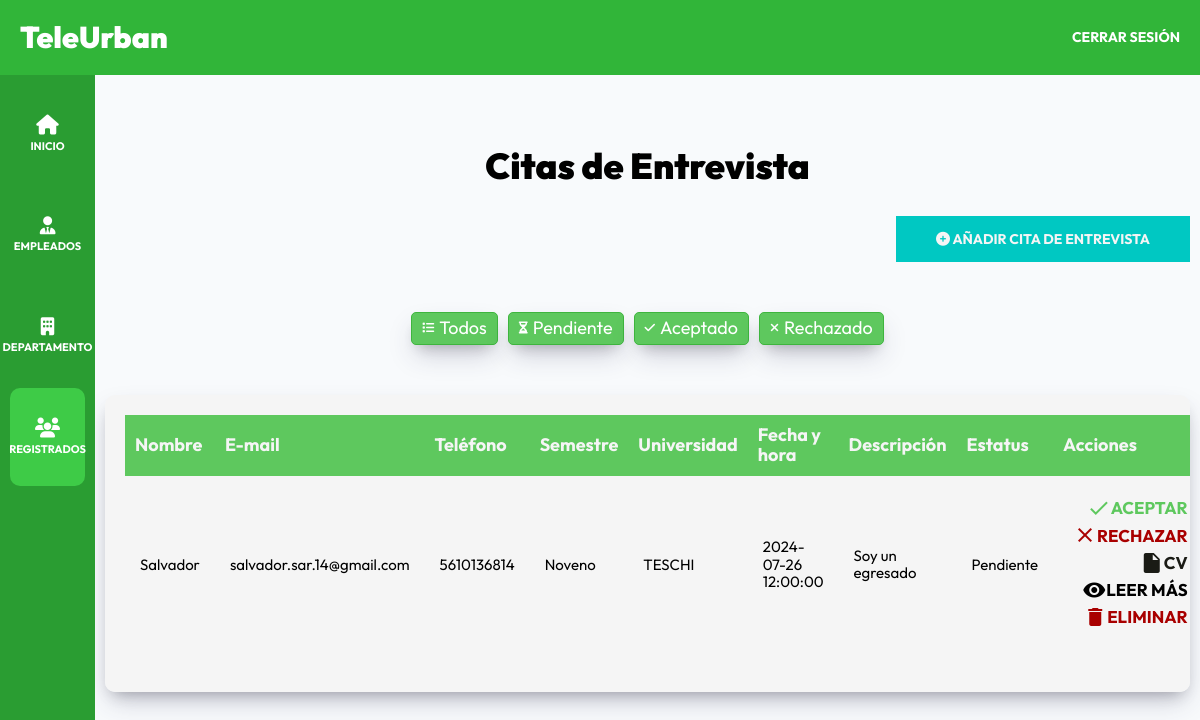
/admin/registrados (signed in), run on the app's committed database.
### tables this page shows
CREATE TABLE `entrevistas` (
  `id` int NOT NULL AUTO_INCREMENT,
  `nombre` varchar(255) NOT NULL,
  `a_paterno` varchar(255) NOT NULL,
  `a_materno` varchar(255) NOT NULL,
  `email` varchar(255) NOT NULL,
  `telefono` varchar(20) NOT NULL,
  `discapacidad_id` bigint DEFAULT NULL,
  `genero_id` bigint DEFAULT NULL,
  `semestre_id` bigint DEFAULT NULL,
  `universidad_id` bigint DEFAULT NULL,
  `curriculum` longblob,
  `fecha_hora` datetime NOT NULL,
  `modalidad_id` bigint DEFAULT NULL,
  `token` varchar(82) DEFAULT NULL,
  `token_expiracion` datetime DEFAULT NULL,
  `departamento_id` bigint DEFAULT NULL,
  `habilidades` text,
  `tags` varchar(255) DEFAULT NULL,
  `estatus_id` bigint DEFAULT NULL,
  PRIMARY KEY (`id`),
  KEY `discapacidad_id` (`discapacidad_id`),
  KEY `genero_id` (`genero_id`),
  KEY `semestre_id` (`semestre_id`),
  KEY `universidad_id` (`universidad_id`),
  KEY `modalidad_id` (`modalidad_id`),
  KEY `fk_departamento_id` (`departamento_id`),
  KEY `fk_estatus` (`estatus_id`),
  CONSTRAINT `entrevistas_ibfk_1` FOREIGN KEY (`discapacidad_id`) REFERENCES `discapacidad` (`id`),
  CONSTRAINT `entrevistas_ibfk_2` FOREIGN KEY (`genero_id`) REFERENCES `genero` (`id`),
  CONSTRAINT `entrevistas_ibfk_3` FOREIGN KEY (`semestre_id`) REFERENCES `semestre` (`id`),
  CONSTRAINT `entrevistas_ibfk_4` FOREIGN KEY (`universidad_id`) REFERENCES `universidad` (`id`),
  CONSTRAINT `entrevistas_ibfk_6` FOREIGN KEY (`modalidad_id`) REFERENCES `descripcion` (`id`),
  CONSTRAINT `entrevistas_ibfk_departamento` FOREIGN KEY (`departamento_id`) REFERENCES `departamentos` (`id`),
  CONSTRAINT `fk_departamento_id` FOREIGN KEY (`departamento_id`) REFERENCES `departamentos` (`id`),
  CONSTRAINT `fk_estatus` FOREIGN KEY (`estatus_id`) REFERENCES `status` (`id`)
);

CREATE TABLE `semestre` (
  `id` bigint NOT NULL AUTO_INCREMENT,
  `grado` varchar(250) NOT NULL,
  PRIMARY KEY (`id`),
  UNIQUE KEY `grado` (`grado`)
);

CREATE TABLE `universidad` (
  `id` bigint NOT NULL AUTO_INCREMENT,
  `nombre` varchar(250) NOT NULL,
  PRIMARY KEY (`id`),
  UNIQUE KEY `nombre` (`nombre`)
);

CREATE TABLE `status` (
  `id` bigint NOT NULL AUTO_INCREMENT,
  `nombre` varchar(250) NOT NULL,
  PRIMARY KEY (`id`),
  UNIQUE KEY `nombre` (`nombre`)
);

### controllers/EntrevistaController.php (called while the page is built, shortened)
<?php
class EntrevistaController {
    public static function index(Router $router) {
        $entrevistas = [];
        if (is_admin()) {
            $entrevistas = Entrevista::all();
        } elseif (is_jefe() || is_trabajador()) {
            $user_departamento_id = $_SESSION['departamento_id'];
            $entrevistas = Entrevista::where('departamento_id', $user_departamento_id);
        } else {
            header('Location: /403');
            return;
        }
        foreach ($entrevistas as $entrevista) {
            $entrevista->universidad_nombre = $entrevista->obtenerUniversidad();
            $entrevista->semestre_nombre = $entrevista->obtenerSemestre();
            $entrevista->departamento_nombre = $entrevista->obtenerDepartamento();
            $entrevista->modalidad_nombre = $entrevista->obtenerModalidad();
            $entrevista->discapacidad_nombre = $entrevista->obtenerDiscapacidad();
            $entrevista->genero_nombre = $entrevista->obtenerGenero();
            $entrevista->estatus_nombre = $entrevista->obtenerEstatus();
        }
        $router->render('admin/registrados/index', [
            'titulo' => 'Citas de Entrevista',
            'entrevistas' => $entrevistas,
            'mostrarAcciones' => true
        ]);
    }
}

### public/index.php (called while the page is built, shortened)
<?php
$router = new Router();
$router->get('/login', [AuthController::class, 'login']);
$router->post('/login', [AuthController::class, 'login']);
$router->post('/logout', [AuthController::class, 'logout']);
$router->get('/registro', [AuthController::class, 'registro']);
$router->post('/registro', [AuthController::class, 'registro']);
$router->get('/olvide', [AuthController::class, 'olvide']);
$router->post('/olvide', [AuthController::class, 'olvide']);
$router->get('/reestablecer', [AuthController::class, 'reestablecer']);
$router->post('/reestablecer', [AuthController::class, 'reestablecer']);
$router->get('/mensaje', [AuthController::class, 'mensaje']);
$router->get('/confirmar-cuenta', [AuthController::class, 'confirmar']);
$router->get('/admin/dashboard', [DashboardController::class, 'index']);
$router->get('/admin/empleados', [EmpleadosController::class, 'index']);
$router->get('/admin/empleados/crear', [EmpleadosController::class, 'crear']);
$router->post('/admin/empleados/crear', [EmpleadosController::class, 'crear']);
$router->get('/admin/empleados/editar', [EmpleadosController::class, 'editar']);
$router->post('/admin/empleados/editar', [EmpleadosController::class, 'editar']);
$router->post('/admin/empleados/eliminar', [EmpleadosController::class, 'eliminar']);
$router->get('/admin/departamentos', [DepartamentosController::class, 'index']);
$router->get('/admin/departamentos/crear', [DepartamentosController::class, 'crear']);
$router->post('/admin/departamentos/crear', [DepartamentosController::class, 'crear']);
$router->get('/admin/departamentos/editar', [DepartamentosController::class, 'editar']);
$router->post('/admin/departamentos/editar', [DepartamentosController::class, 'editar']);
$router->post('/admin/departamentos/eliminar', [DepartamentosController::class, 'eliminar']);
$router->post('/admin/departamentos/publicar', [DepartamentosController::class, 'publicar']);
$router->post('/admin/departamentos/despublicar', [DepartamentosController::class, 'despublicar']);
$router->post('/admin/departamentos/toggle-disponibilidad', [DepartamentosController::class, 'toggleDisponibilidad']);
$router->post('/admin/registrados/aceptar', [EntrevistaController::class, 'aceptar']);
$router->post('/admin/registrados/rechazar', [EntrevistaController::class, 'rechazar']);
$router->get('/admin/registrados/cv', [EntrevistaController::class, 'cv']);
$router->get('/admin/registrados/ver', [EntrevistaController::class, 'verMasInformacion']);
$router->get('/', [PaginasController::class, 'index']);
$router->get('/teleurban', [PaginasController::class, 'nosotros']);
$router->get('/departamentos', [PaginasController::class, 'departamentos']);
$router->get('/departamento', [DepartamentosController::class, 'detalle']);
$router->get('/citas', [CitasController::class, 'crear']);
$router->post('/citas', [CitasController::class, 'crear']);
$router->post('/validar-fecha-hora', [CitasController::class, 'validarFechaHora']);
$router->get('/404', [PaginasController::class, 'error']);
$router->get('/entrevistas', [CitasController::class, 'listar']);
$router->get('/modificar-cita', [EditarCitasController::class, 'editar']);
$router->post('/modificar-cita', [EditarCitasController::class, 'editar']);
$router->get('/cita-exito', [EditarCitasController::class, 'exito']);
$router->get('/login-cita', [EditarCitasController::class, 'login']);
$router->post('/login-cita', [EditarCitasController::class, 'login']);
$router->get('/admin/registrados', [EntrevistaController::class, 'index']);
$router->get('/admin/registrados/editar', [EntrevistaController::class, 'editar']);
$router->post('/admin/registrados/editar', [EntrevistaController::class, 'editar']);
$router->post('/admin/registrados/eliminar', [EntrevistaController::class, 'eliminar']);
$router->comprobarRutas();

### models/ActiveRecord.php (called while the page is built, shortened)
<?php
class ActiveRecord {
    protected static $db;
    protected static $tabla = '';
    public static function setDB($database) {
        self::$db = $database;
    }
    public static function consultarSQL($query) {
        $resultado = self::$db->query($query);
        $array = [];
        while($registro = $resultado->fetch_assoc()) {
            $array[] = static::crearObjeto($registro);
        }
        return $array;
    }
    protected static function crearObjeto($registro) {
        $objeto = new static;
        foreach($registro as $key => $value ) {
            if(property_exists( $objeto, $key  )) {
                $objeto->$key = $value;
            }
        }
        return $objeto;
    }
    public static function all($orden = 'DESC') {
        $query = "SELECT * FROM " . static::$tabla . " ORDER BY id {$orden}";
        $resultado = self::consultarSQL($query);
        return $resultado;
    }
}

### views/admin/registrados/index.php (the view, shortened to what this page needs)
<h2 class="dashboard__heading"><?php echo $titulo; ?></h2>
<div class="dashboard__contenedor-boton">
    <a class="dashboard__boton" href="/admin/registrados/crear">
        <i class="fa-solid fa-circle-plus"></i>
        Añadir Cita de Entrevista
    </a>
</div>
<div class="filtros-estado">
    <button class="dashboard__filtro" data-filter="todos">
        <i class="fa-solid fa-list"></i>
        Todos
    </button>
    <button class="dashboard__filtro" data-filter="pendiente">
        <i class="fa-solid fa-hourglass-half"></i>
        Pendiente
    </button>
    <button class="dashboard__filtro" data-filter="aceptado">
        <i class="fa-solid fa-check"></i>
        Aceptado
    </button>
    <button class="dashboard__filtro" data-filter="rechazado">
        <i class="fa-solid fa-times"></i>
        Rechazado
    </button>
</div>
<div class="dashboard__contenedor">
    <?php if (!empty($entrevistas)) { ?>
        <table class="table">
            <thead class="table__thead">
                <tr>
                    <th scope="col" class="table__th">Nombre</th>
                    <th scope="col" class="table__th">E-mail</th>
                    <th scope="col" class="table__th">Teléfono</th>
                    <th scope="col" class="table__th">Semestre</th>
                    <th scope="col" class="table__th">Universidad</th>
                    <th scope="col" class="table__th">Fecha y hora</th>
                    <th scope="col" class="table__th">Descripción</th>
                    <th scope="col" class="table__th">Estatus</th>
                    <th scope="col" class="table__th">Acciones</th>
                </tr>
            </thead>
            <tbody class="table__tbody">
                <?php foreach ($entrevistas as $entrevista) { ?>
                    <tr class="table__tr" data-status="<?php echo strtolower($entrevista->estatus_nombre); ?>">
                        <td class="table__td"><?php echo $entrevista->nombre; ?></td>
                        <td class="table__td"><?php echo $entrevista->email; ?></td>
                        <td class="table__td"><?php echo $entrevista->telefono; ?></td>
                        <td class="table__td"><?php echo $entrevista->semestre_nombre; ?></td>
                        <td class="table__td"><?php echo $entrevista->universidad_nombre; ?></td>
                        <td class="table__td"><?php echo $entrevista->fecha_hora; ?></td>
                        <td class="table__td"><?php echo $entrevista->habilidades; ?></td>
                        <td class="table__td"><?php echo $entrevista->estatus_nombre; ?></td>
                        <td class="table__td table__td--acciones">
                            <div class="acciones-contenedor">
                                <?php if ($mostrarAcciones) { ?>
                                    <form method="POST" action="/admin/registrados/aceptar" class="table__formulario">
                                        <button class="table__accion table__accion--aceptar" type="submit" <?php echo $entrevista->estatus_id != 1 ? 'disabled' : ''; ?>>
                                            <i class="material-icons">check</i>
                                            Aceptar
                                        </button>
                                    </form>
                                    <form method="POST" action="/admin/registrados/rechazar" class="table__formulario">
                                        <button class="table__accion table__accion--rechazar" type="submit" <?php echo $entrevista->estatus_id != 1 ? 'disabled' : ''; ?>>
                                            <i class="material-icons">close</i>
                                            Rechazar
                                        </button>
                                    </form>
                                <?php } ?>
                                <a class="table__accion table__accion--cv" href="/admin/registrados/cv?id=<?php echo $entrevista->id; ?>" target="_blank">
                                    <i class="material-icons">insert_drive_file</i>
                                    CV
                                </a>
                                <a class="table__accion table__accion--ver" href="/admin/registrados/ver?id=<?php echo $entrevista->id; ?>">
                                    <i class="material-icons">visibility</i>
                                    Leer más
                                </a>
                                <form method="POST" action="/admin/registrados/eliminar" class="table__formulario">
                                    <button class="table__accion table__accion--eliminar" type="submit">
                                        <i class="material-icons">delete</i>
                                        Eliminar
                                    </button>
                                </form>
                            </div>
                        </td>
                    </tr>
                <?php } ?>
            </tbody>
        </table>
    <?php } else { ?>
        <p class="text-center">No hay citas de entrevistas registradas</p>
    <?php } ?>
</div>

### data on the page
entrevistas: nombre "Salvador", email "salvador.sar.14@gmail.com", telefono "5610136814", semestre.grado "Noveno", universidad.nombre "TESCHI", fecha_hora "2024-07-26 12:00:00", habilidades "Soy un egresado", estatus.nombre "Pendiente"

### other printed values
$titulo "Citas de Entrevista"
